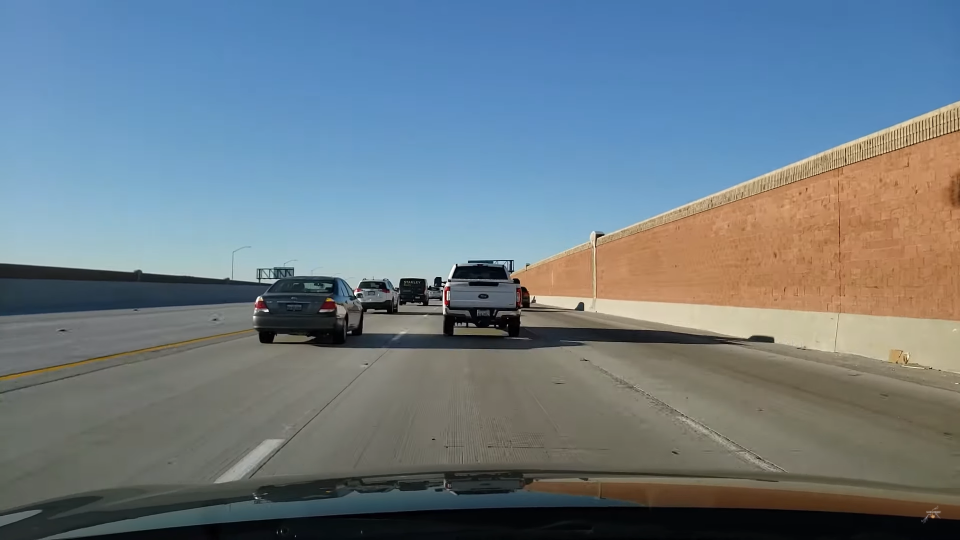
%> input picture distance_estimator/test_images/test1.png, 1920 x 1080 px (shown at 1/2 size); its folder holds only this picture in this run
$ octave run.m   (GNU Octave 9; MATLAB toolbox functions it lacks are replaced by stand-ins)
%> lines starting %> are read from the running program, lines starting %| are printed output that depends on the picture
% [37 lines of commented-out code are left out]

n = 64;
topOffset = 0.45;
bottomOffset = 0.1;
window_overlap = 0.75;
ratios = [1 0.9 0.8 0.7 0.6 0.5 0.4]; %[1 0.9 0.8 0.7 0.6 0.5 0.4];

test_images = imageDatastore("test_images/");
testCount = size(test_images.Files, 1);
threshold = 3;
images = cell([3 * testCount]);

for i = 1:testCount
    I = readimage(test_images, i);
%> I is the input picture: size 1080x1920x3 uint8; mean R, G, B 108.9, 123.6, 133.1
    I = imresize(I, [720, 1280]); % HD resolution
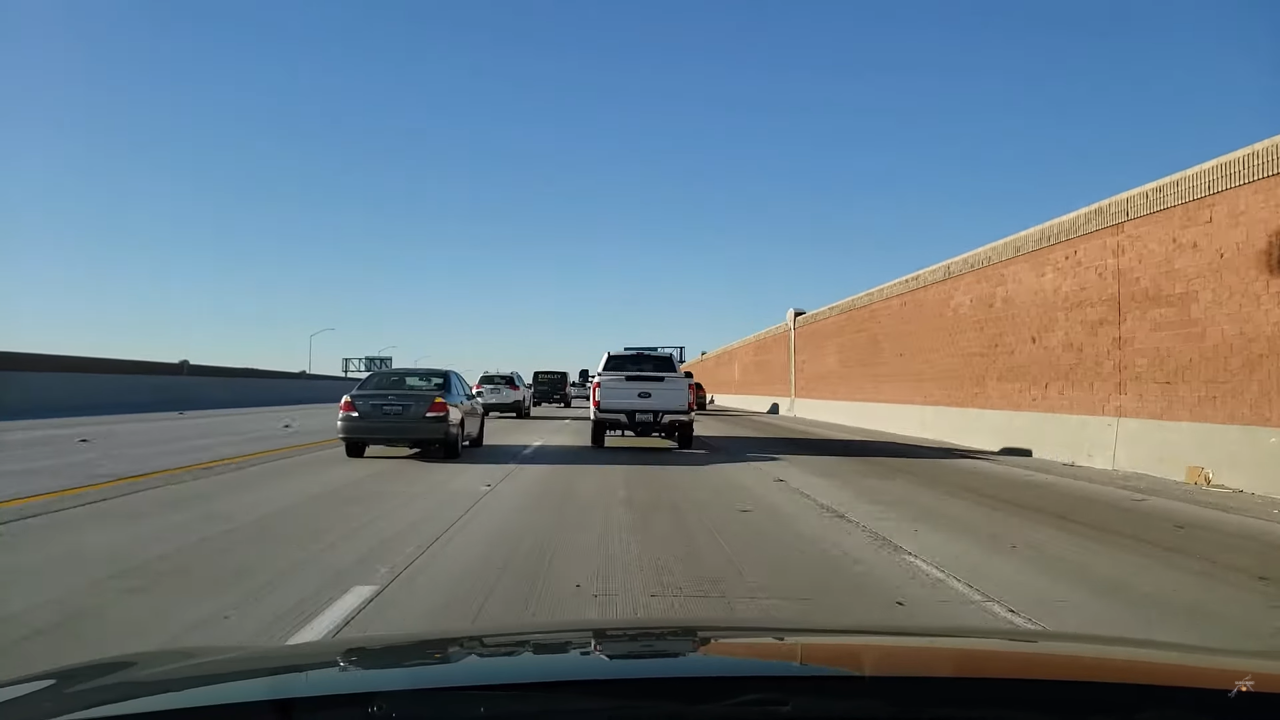
%> I: size 720x1280x3 uint8; mean R, G, B 108.9, 123.6, 133.1
    I_cropped = I((size(I,1) * topOffset):(size(I,1) * (1 - bottomOffset)), :, :);
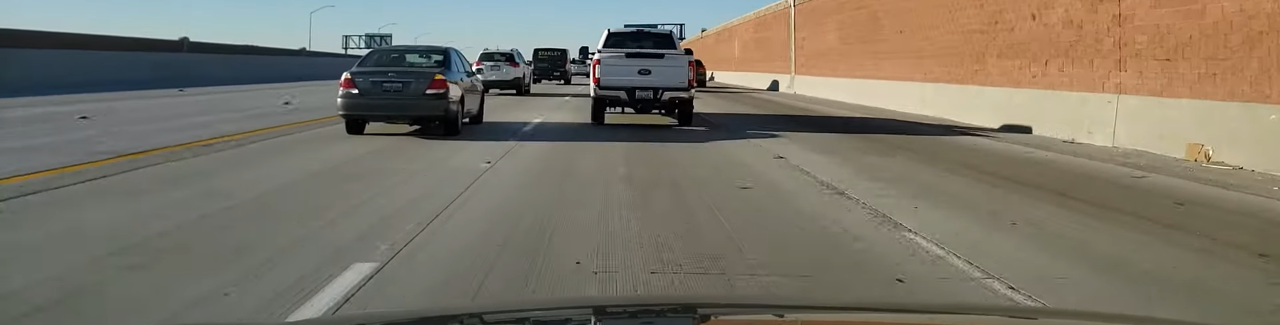
%> I_cropped: size 325x1280x3 uint8; mean R, G, B 122.3, 116.9, 104.1
%> (the run ends here)

$ run again, on distance_estimator/test_images/test13.png
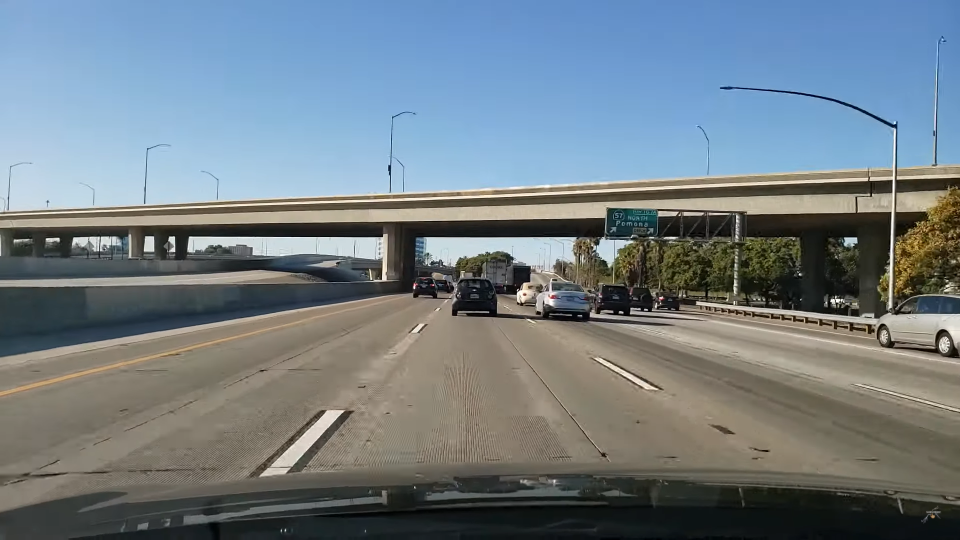
%> input picture distance_estimator/test_images/test13.png, 1920 x 1080 px (shown at 1/2 size)
%> I is the input picture: size 1080x1920x3 uint8; mean R, G, B 114, 125.8, 133.1
%> `I = imresize(I, [720, 1280]);`:
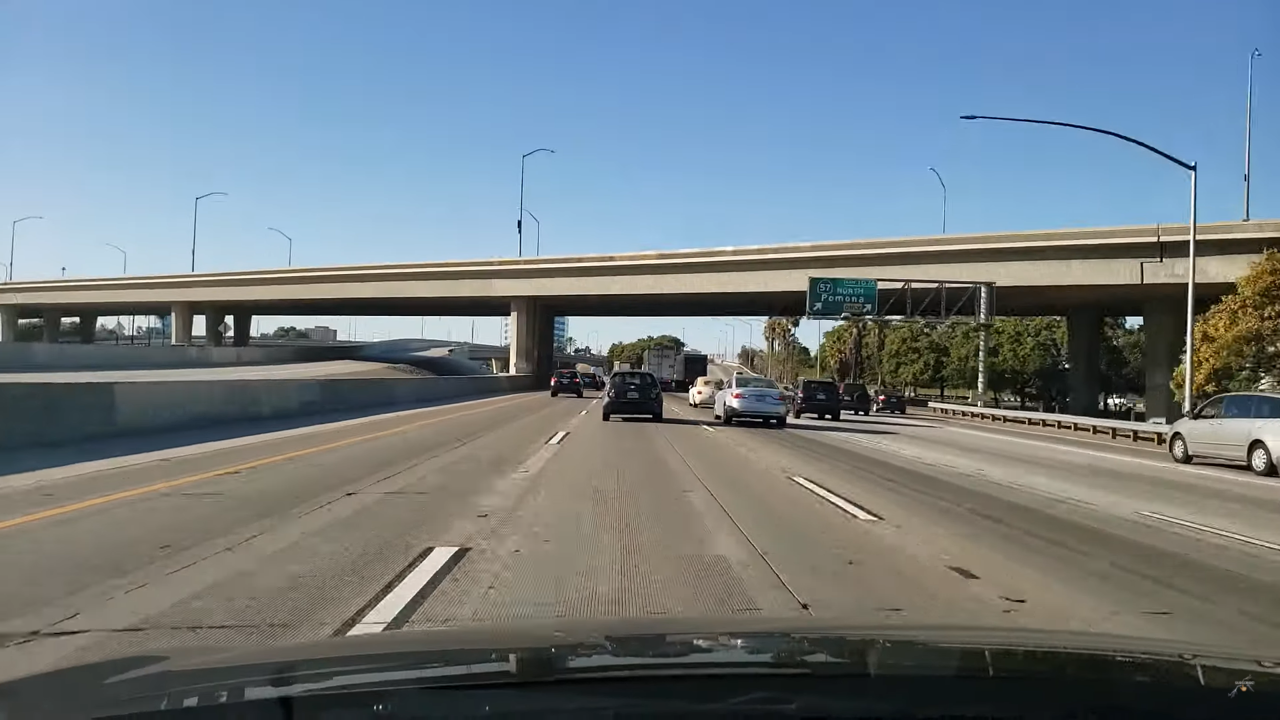
%> I: size 720x1280x3 uint8; mean R, G, B 114, 125.8, 133.1
%> `I_cropped = I((size(I,1) * topOffset):(size(I,1) * (1 - bottomOffset))..`:
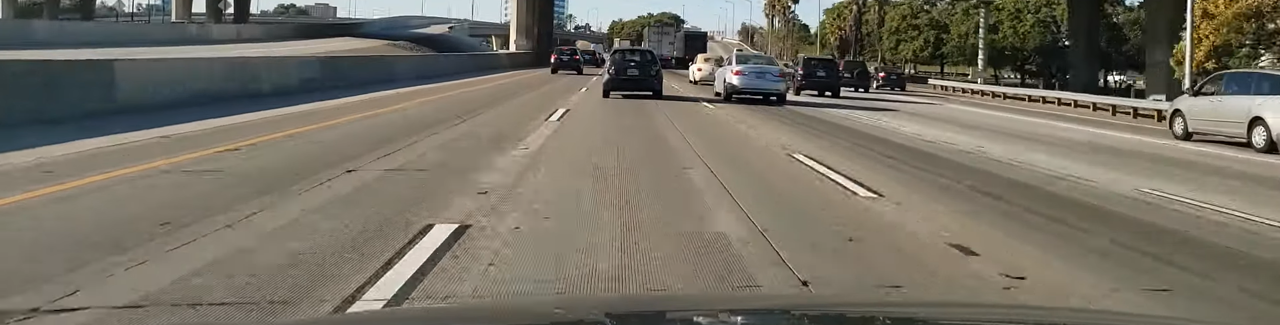
%> I_cropped: size 325x1280x3 uint8; mean R, G, B 117.3, 112, 100.1

$ run again, on distance_estimator/test_images/test15.png
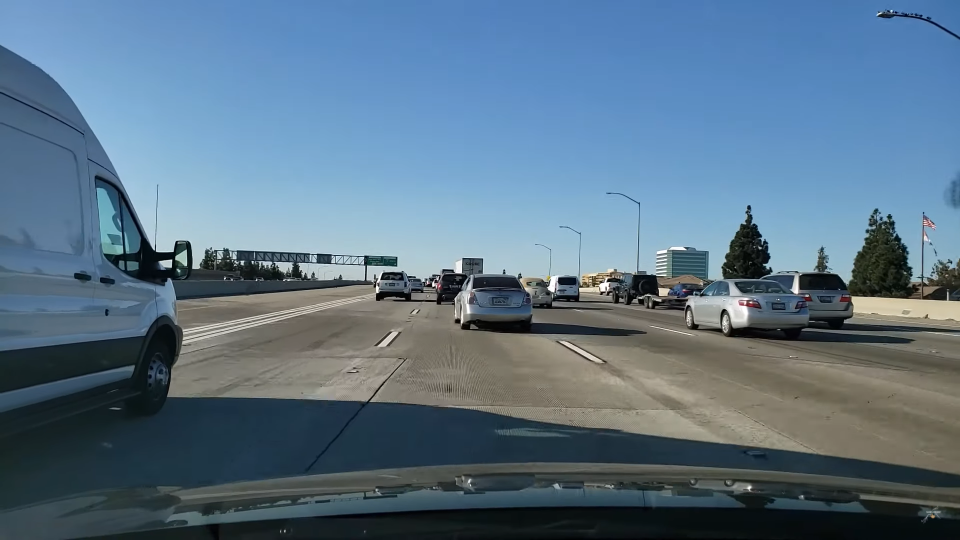
%> input picture distance_estimator/test_images/test15.png, 1920 x 1080 px (shown at 1/2 size)
%> I is the input picture: size 1080x1920x3 uint8; mean R, G, B 91.2, 115.9, 135.6
%> `I = imresize(I, [720, 1280]);`:
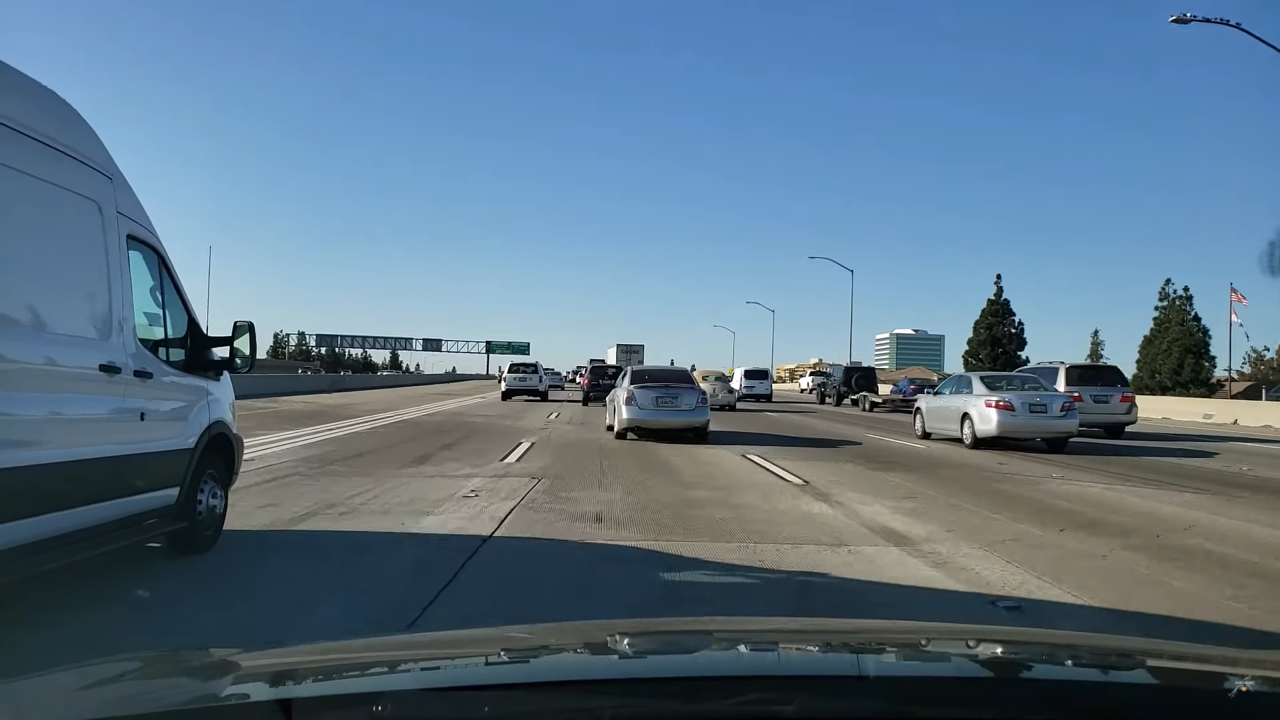
%> I: size 720x1280x3 uint8; mean R, G, B 91.2, 115.9, 135.6
%> `I_cropped = I((size(I,1) * topOffset):(size(I,1) * (1 - bottomOffset))..`:
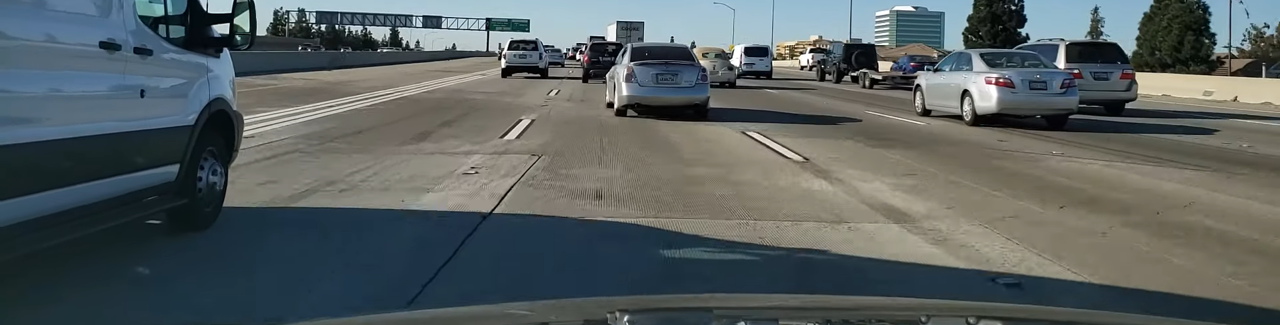
%> I_cropped: size 325x1280x3 uint8; mean R, G, B 88.3, 96.2, 96.7

$ run again, on distance_estimator/test_images/test10.png
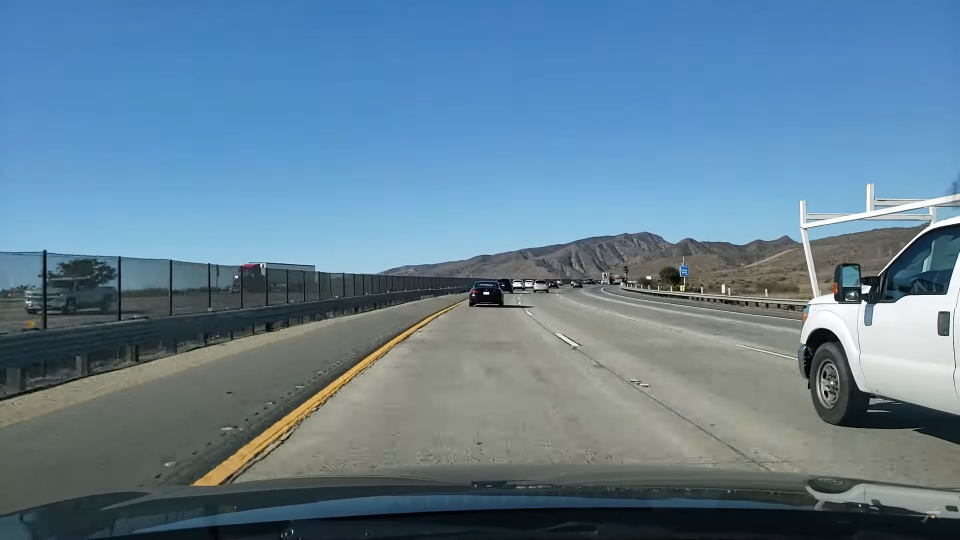
%> input picture distance_estimator/test_images/test10.png, 1920 x 1080 px (shown at 1/2 size)
%> I is the input picture: size 1080x1920x3 uint8; mean R, G, B 97.9, 127.8, 149
%> `I = imresize(I, [720, 1280]);`:
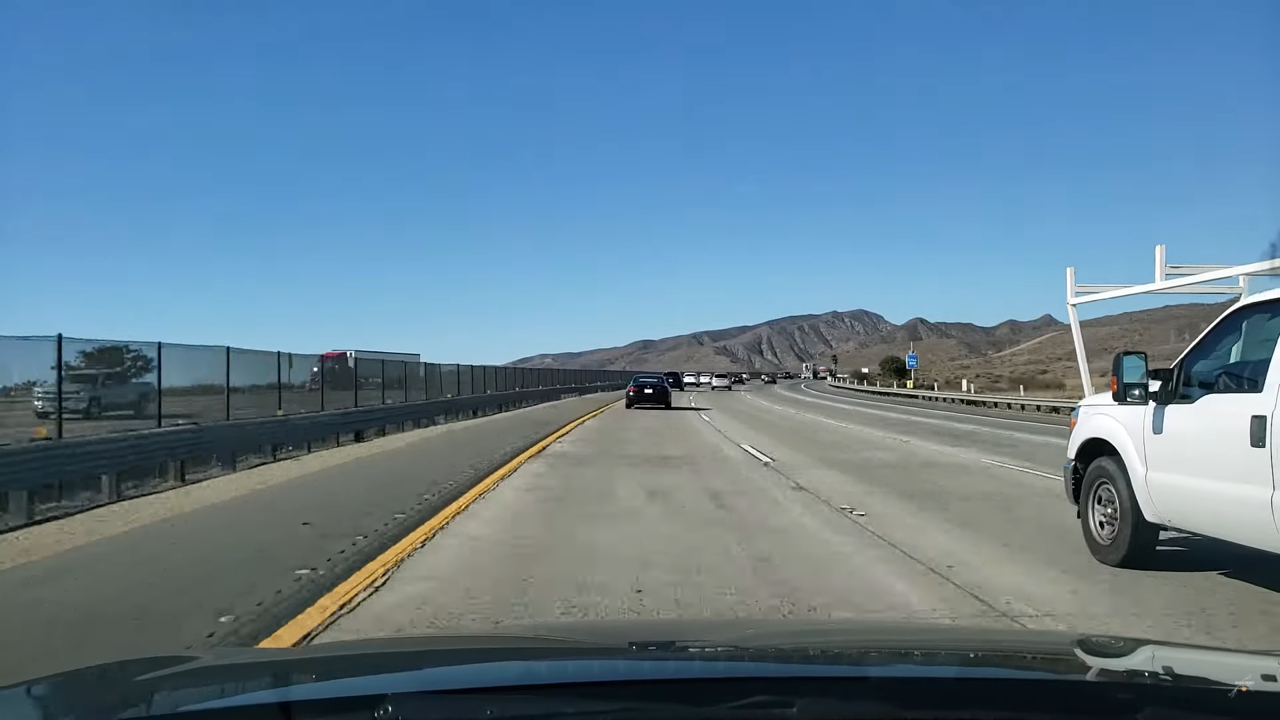
%> I: size 720x1280x3 uint8; mean R, G, B 97.9, 127.8, 149
%> `I_cropped = I((size(I,1) * topOffset):(size(I,1) * (1 - bottomOffset))..`:
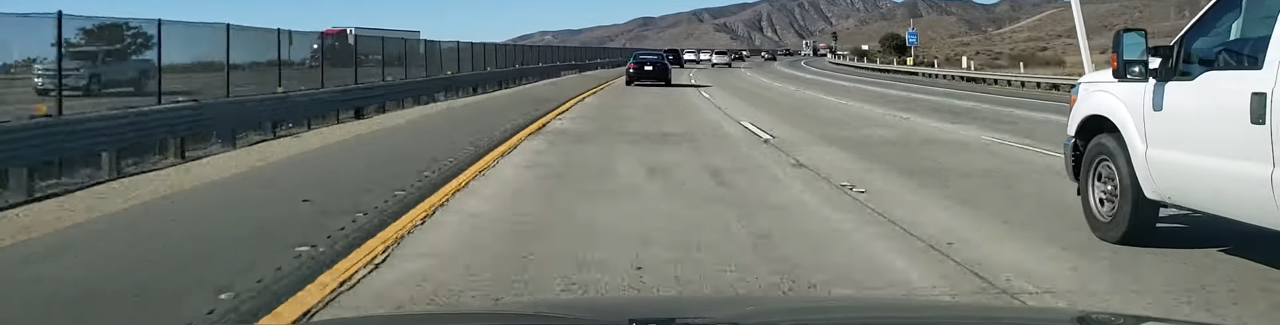
%> I_cropped: size 325x1280x3 uint8; mean R, G, B 114.5, 120.6, 115.9
